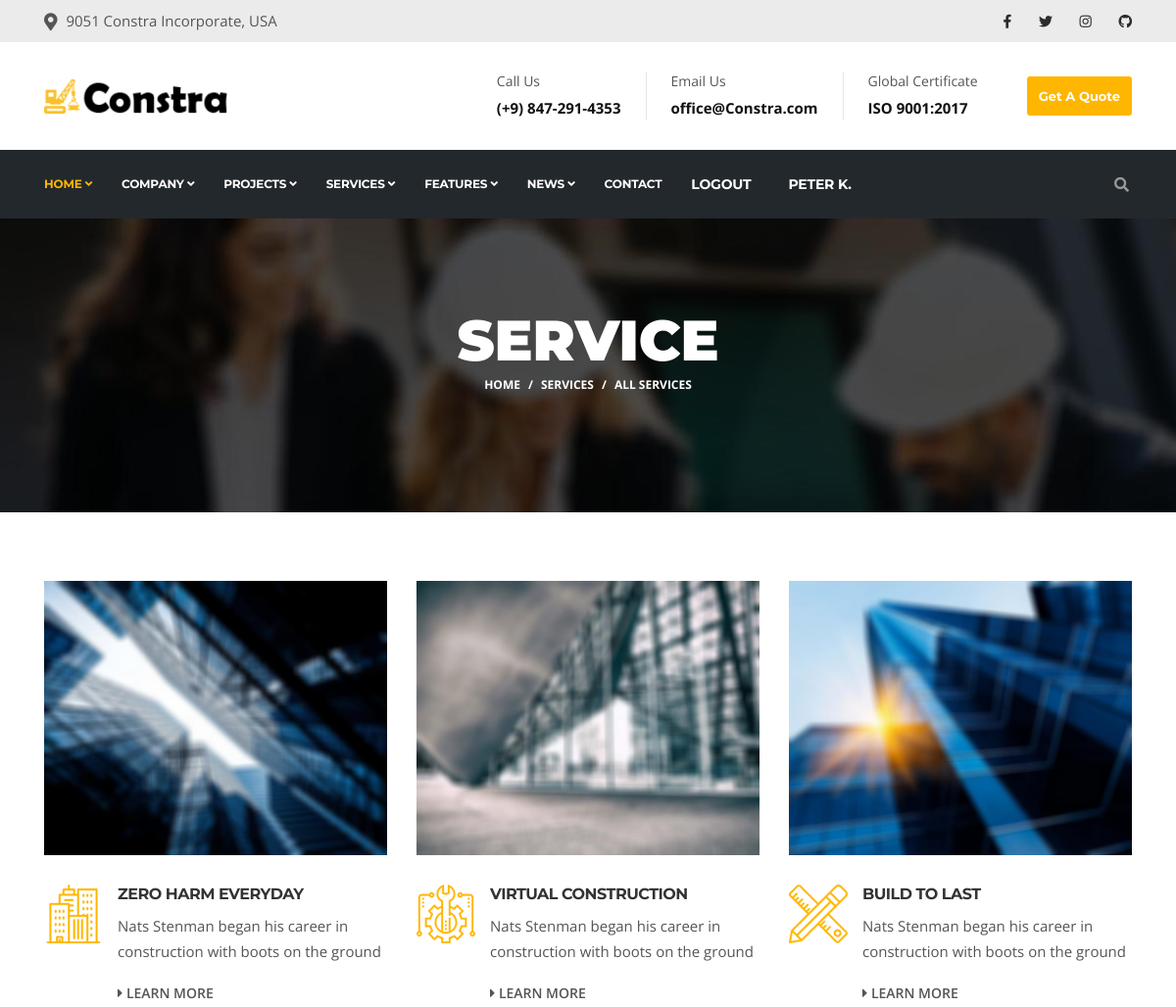
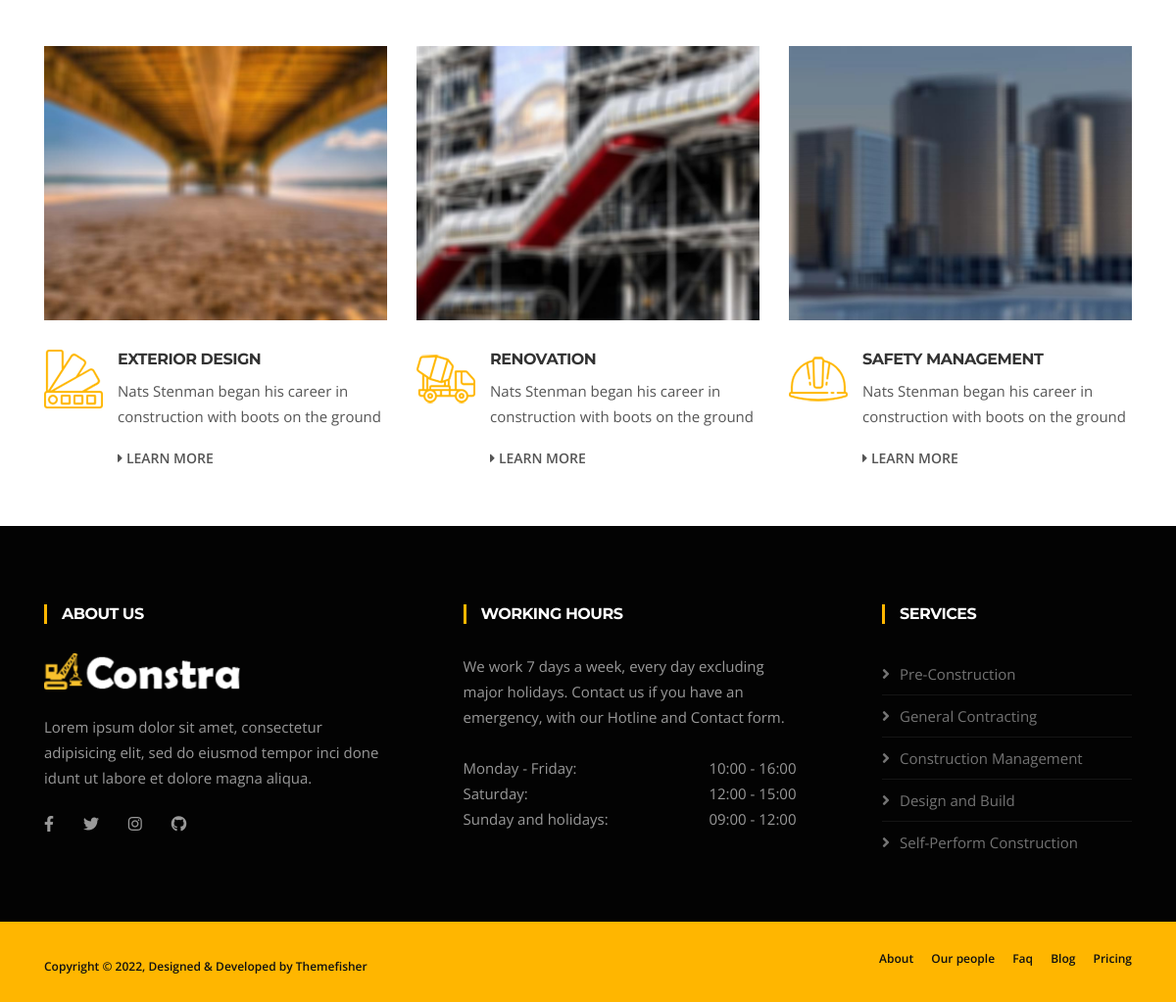
The page /service/ (signed in) on the database its author committed (2 pictures, top to bottom).
### home/models.py (models this page shows, shortened)
class CommonInfo(models.Model):
    name = models.CharField(max_length=100)
    about = models.TextField(default='Nats Stenman began his career in construction with boots on the ground')
    class Meta:
        abstract = True

class Service(CommonInfo):
    solutions = models.ManyToManyField('Solution')
    image1 = models.ImageField(upload_to='images/services/')
    image2 = models.ImageField(upload_to='images/services/')
    icon = models.ImageField(upload_to='images/services/')

### home/views.py (the view)
class CustomList(ListView):
    pass

### templates/service/service.html
{% extends 'base/base.html' %}
{% load static %}
{% block content %}
<div id="banner-area" class="banner-area" style="background-image:url({% static 'images/banner/banner1.jpg'%})">
  <div class="banner-text">
    <div class="container">
        <div class="row">
          <div class="col-lg-12">
              <div class="banner-heading">
                <h1 class="banner-title">Service</h1>
                <nav aria-label="breadcrumb">
                    <ol class="breadcrumb justify-content-center">
                      <li class="breadcrumb-item"><a href="#">Home</a></li>
                      <li class="breadcrumb-item"><a href="#">Services</a></li>
                      <li class="breadcrumb-item active" aria-current="page">All Services</li>
                    </ol>
                </nav>
              </div>
          </div>
        </div>
    </div>
  </div>
</div>
<section id="main-container" class="main-container pb-2">
  <div class="container">
    <div class="row">
      {% for o in service_list %}
      <div class="col-lg-4 col-md-6 mb-5">
        <div class="ts-service-box">
            <div class="ts-service-image-wrapper">
              <img loading="lazy" class="w-100" src="{{o.image2.url}}" alt="service-image">
            </div>
            <div class="d-flex">
              <div class="ts-service-box-img">
                  <img loading="lazy" src="{{o.icon.url}}" alt="service-icon">
              </div>
              <div class="ts-service-info">
                  <h3 class="service-box-title"><a href="{% url 'home:service-detail' o.id %}">{{o.name}}</a></h3>
                  <p>{{o.about | truncatewords:'20' }}</p>
                  <a class="learn-more d-inline-block" href="{% url 'home:service-detail' o.id %}" aria-label="service-details"><i class="fa fa-caret-right"></i> Learn more</a>
              </div>
            </div>
        </div>
      </div>
      {% endfor %}
    </div>
  </div>
</section>
{% endblock content %}

### templates/base/header.html (shortened to what this page needs)
{% load static %}
<header id="header" class="header-one">
  <div class="bg-white">
    <div class="container">
      <div class="logo-area">
          <div class="row align-items-center">
            <div class="logo col-lg-3 text-center text-lg-left mb-3 mb-md-5 mb-lg-0">
                <a class="d-block" href="{% url 'home:home' %}">
                  <img loading="lazy" src="{% static 'images/logo.png'%}" alt="Constra">
                </a>
            </div>
            <div class="col-lg-9 header-right">
                <ul class="top-info-box">
                  <li>
                    <div class="info-box">
                      <div class="info-box-content">
                          <p class="info-box-title">Call Us</p>
                          <p class="info-box-subtitle"><a href="tel:(+9) 847-291-4353">(+9) 847-291-4353</a></p>
                      </div>
                    </div>
                  </li>
                  <li>
                    <div class="info-box">
                      <div class="info-box-content">
                          <p class="info-box-title">Email Us</p>
                          <p class="info-box-subtitle"><a href="mailto:office@Constra.com">office@Constra.com</a></p>
                      </div>
                    </div>
                  </li>
                  <li class="last">
                    <div class="info-box last">
                      <div class="info-box-content">
                          <p class="info-box-title">Global Certificate</p>
                          <p class="info-box-subtitle">ISO 9001:2017</p>
                      </div>
                    </div>
                  </li>
                  <li class="header-get-a-quote">
                    <a class="btn btn-primary" href="{% url 'home:contact' %}">Get A Quote</a>
                  </li>
                </ul>
            </div>
          </div>
      </div>
    </div>
  </div>
  <div class="site-navigation">
    <div class="container">
        <div class="row">
          <div class="col-lg-12">
              <nav class="navbar navbar-expand-lg navbar-dark p-0">
                <div id="navbar-collapse" class="collapse navbar-collapse">
                    <ul class="nav navbar-nav mr-auto">
                      <li class="nav-item dropdown active">
                          <a href="#" class="nav-link dropdown-toggle" data-toggle="dropdown">Home <i class="fa fa-angle-down"></i></a>
                      </li>
                      <li class="nav-item dropdown">
                          <a href="#" class="nav-link dropdown-toggle" data-toggle="dropdown">Company <i class="fa fa-angle-down"></i></a>
                      </li>
                      <li class="nav-item dropdown">
                          <a href="#" class="nav-link dropdown-toggle" data-toggle="dropdown">Projects <i class="fa fa-angle-down"></i></a>
                      </li>
                      <li class="nav-item dropdown">
                          <a href="#" class="nav-link dropdown-toggle" data-toggle="dropdown">Services <i class="fa fa-angle-down"></i></a>
                      </li>
                      <li class="nav-item dropdown">
                          <a href="#" class="nav-link dropdown-toggle" data-toggle="dropdown">Features <i class="fa fa-angle-down"></i></a>
                      </li>
                      <li class="nav-item dropdown">
                          <a href="#" class="nav-link dropdown-toggle" data-toggle="dropdown">News <i class="fa fa-angle-down"></i></a>
                      </li>
                      <li class="nav-item"><a class="nav-link" href="{% url 'home:contact' %}">Contact</a></li>
                      {% if user.is_authenticated %}
                      <li class="list-inline-item"><a class="text-uppercase text-color p-sm-2 py-2 px-0 d-inline-block" href="{% url 'home:logout' %}" data-toggle="modal" data-target="#logoutModal">logout</a></li>
                      <li class="list-inline-item"><a class="text-uppercase text-color p-sm-2 py-2 px-0 d-inline-block" href="#">{{user}}</a></li>
                      {% endif %}
                    </ul>
                </div>
              </nav>
          </div>
        </div>
        <div class="nav-search">
          <span id="search"><i class="fa fa-search"></i></span>
        </div>
    </div>
  </div>
</header>

### rows shown on the page
Service: image2 (picture), icon (picture), name "ZERO HARM EVERYDAY", about "Nats Stenman began his career in construction with boots on the ground"
Service: image2 (picture), icon (picture), name "VIRTUAL CONSTRUCTION", about "Nats Stenman began his career in construction with boots on the ground"
Service: image2 (picture), icon (picture), name "BUILD TO LAST", about "Nats Stenman began his career in construction with boots on the ground"
Service: image2 (picture), icon (picture), name "EXTERIOR DESIGN", about "Nats Stenman began his career in construction with boots on the ground"
Service: image2 (picture), icon (picture), name "RENOVATION", about "Nats Stenman began his career in construction with boots on the ground"
Service: image2 (picture), icon (picture), name "SAFETY MANAGEMENT", about "Nats Stenman began his career in construction with boots on the ground"

### other values the page prints
{{ user }} "PETER K."
